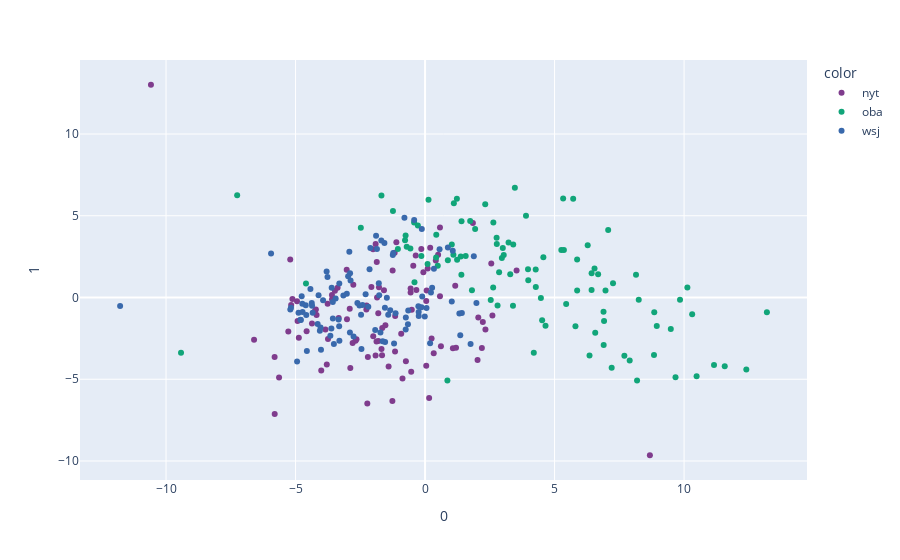

Write notebook code for a chart like this one.
### Code cell
fig = px.scatter(pcafit2, 
                 x=0, 
                 y=1, 
                 color=df_tidy['source'],
                 color_discrete_sequence=px.colors.qualitative.Bold)
fig.show()
